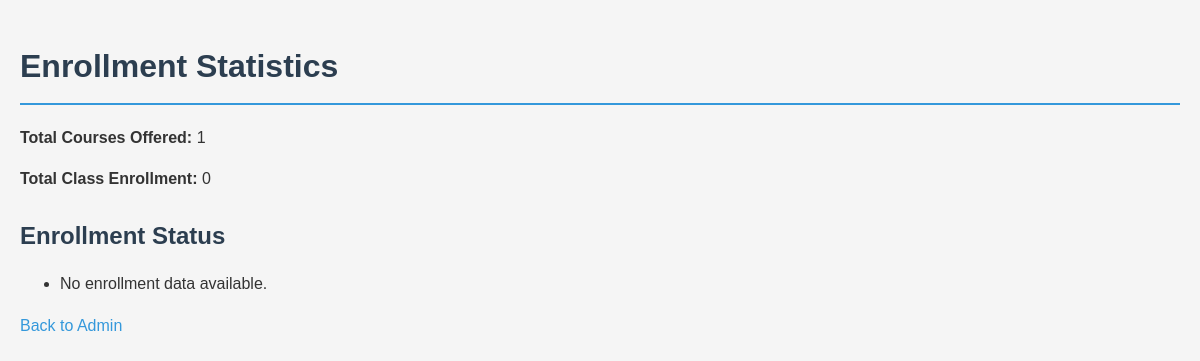
/report/ (signed in), run on an earlier commit of the app's database.
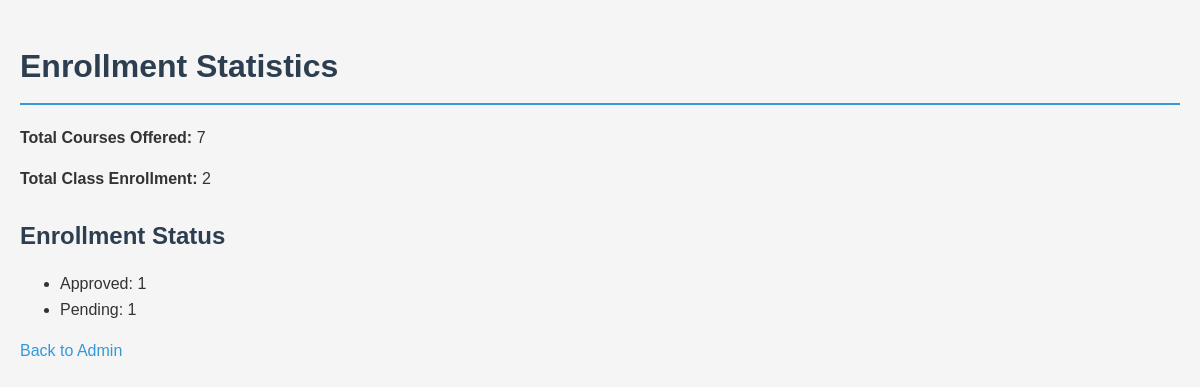
And on a later commit of the database.
### administration/models.py (models this page shows, shortened)
class Enrollment(models.Model):
    STATUS_OPTIONS = (
        ('pending', 'Pending'),
        ('approved', 'Approved'),
        ('rejected', 'Rejected')
    )
    student = models.ForeignKey(
        settings.AUTH_USER_MODEL,
        on_delete=models.CASCADE,
        related_name='enrollments'
    )
    course = models.ForeignKey(Course, on_delete=models.CASCADE, related_name='enrollments')
    status = models.CharField(max_length=10, choices=STATUS_OPTIONS, default='pending')
    enrollment_date = models.DateTimeField(auto_now_add=True)

### administration/views.py (the view)
# urls.py: path('report/', report, name='report'),
@login_required
def report(request):
    if not request.user.is_staff:
        return redirect('home')
    courseCount = Course.objects.count()
    enrollment = Enrollment.objects.count()
    status = Enrollment.objects.values('status').annotate(count=Count('id'))
    return render(request, 'report.html', {
        'courseCount': courseCount,
        'enrollment': enrollment,
        'status': status,
    })

### templates/report.html (shortened to what this page needs)
<!DOCTYPE html>
<html lang="en">
<head>
    {% load static %}
    <link rel="stylesheet" href="{% static 'css/style.css' %}">
</head>
<body>
    <h1>Enrollment Statistics</h1>
    <p><strong>Total Courses Offered: </strong>{{ courseCount }}</p>
    <p><strong>Total Class Enrollment: </strong>{{ enrollment }}</p>
    <h2>Enrollment Status</h2>
    <ul>
      {% for i in status %}
        <li>{{i.status|capfirst }}: {{i.count}}</li>
      {% empty %}
        <li>No enrollment data available.</li>
      {% endfor %}
    </ul>
    <p><a href="/admin-home/">Back to Admin</a> </p>
</body>
</html>

### static/css/style.css (style rules this page uses)
body { font-family: Arial, Helvetica, sans-serif; background-color: #f5f5f5; color: #333; line-height: 1.6; margin: 0; padding: 20px; }
h1 { color: #2c3e50; border-bottom: 2px solid #3498db; padding-bottom: 10px; margin-bottom: 20px; }
h2 { color: #2c3e50; margin-top: 25px; margin-bottom: 15px; }
a { color: #3498db; text-decoration: none; }

What changed in the data, as far as the page shows it:
added Enrollment: status "Approved", count "1"
added Enrollment: status "Pending", count "1"
Also different on the page:
{{ courseCount }}: "1" → "7"
{{ enrollment }}: "0" → "2"
text no longer shown: "No enrollment data available."
